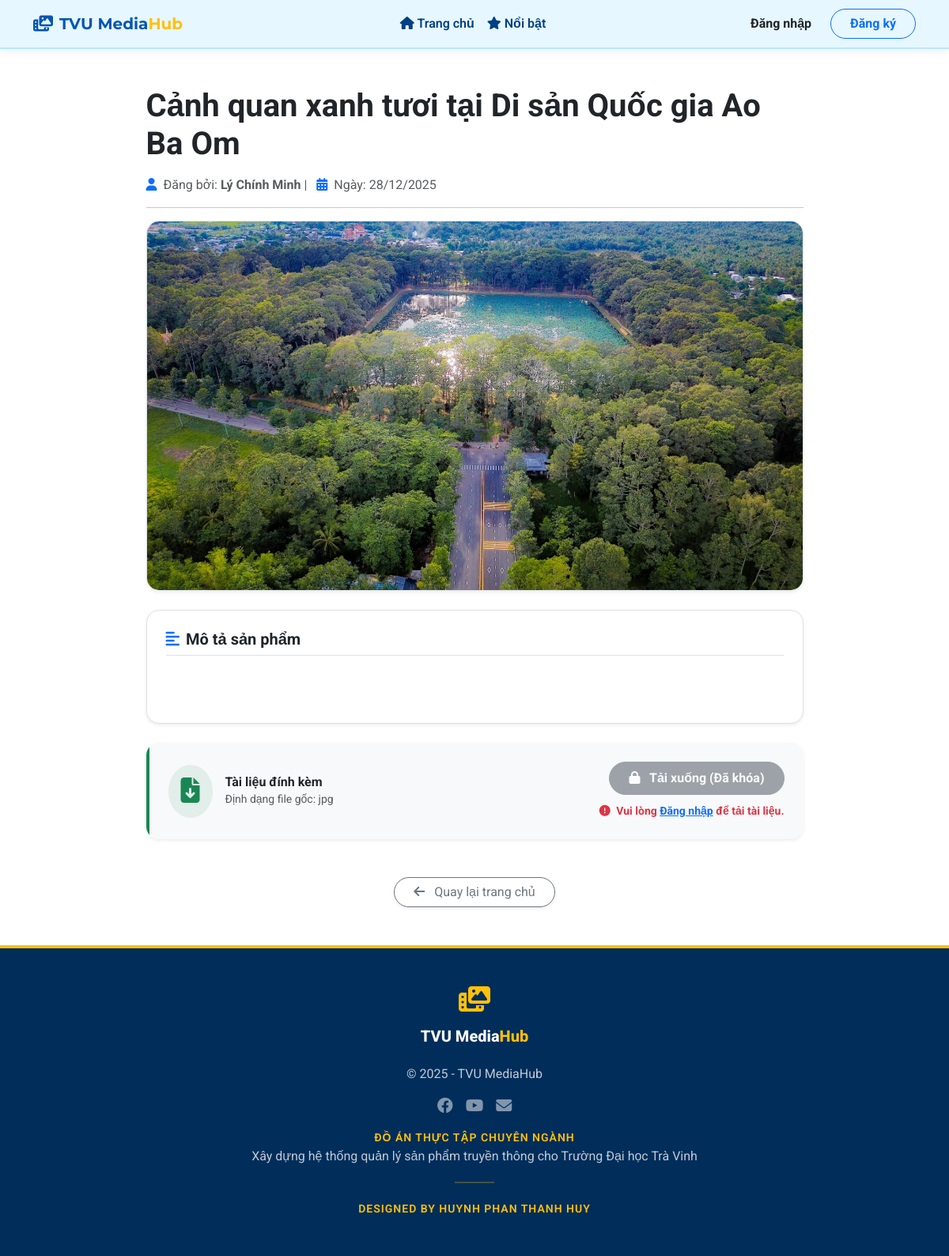
/detail.php?id=33, run on the app's committed database.
### tables this page shows
CREATE TABLE `products` (
  `prod_id` int(11) NOT NULL,
  `title` varchar(255) NOT NULL,
  `description` text DEFAULT NULL,
  `thumbnail` varchar(255) DEFAULT NULL,
  `drive_link` varchar(255) DEFAULT NULL,
  `youtube_link` varchar(255) DEFAULT NULL,
  `file_path` varchar(255) DEFAULT NULL,
  `status` enum('cho_duyet','da_duyet','tu_choi','cho_xoa') DEFAULT 'cho_duyet',
  `admin_note` text DEFAULT NULL,
  `views` int(11) DEFAULT 0,
  `cat_id` int(11) DEFAULT NULL,
  `camp_id` int(11) DEFAULT NULL,
  `user_id` int(11) DEFAULT NULL,
  `created_at` timestamp NOT NULL DEFAULT current_timestamp(),
  `is_featured` tinyint(1) DEFAULT 0
);

CREATE TABLE `users` (
  `user_id` int(11) NOT NULL,
  `username` varchar(50) NOT NULL,
  `full_name` varchar(255) DEFAULT NULL,
  `password` varchar(255) NOT NULL,
  `email` varchar(100) DEFAULT NULL,
  `phone` varchar(20) DEFAULT NULL,
  `address` varchar(255) DEFAULT NULL,
  `avatar` varchar(255) DEFAULT NULL,
  `role_id` int(11) DEFAULT NULL,
  `dept_id` int(11) DEFAULT NULL,
  `is_locked` tinyint(4) DEFAULT 0,
  `locked_until` datetime DEFAULT NULL,
  `reset_status` int(11) DEFAULT 0
);

### detail.php (the view, shortened to what this page needs)
<?php
include_once 'includes/header.php';
$id = isset($_GET['id']) ? intval($_GET['id']) : 0;
$sql = "SELECT p.*, u.full_name FROM products p
        JOIN users u ON p.user_id = u.user_id
        WHERE p.prod_id = $id AND p.status = 'da_duyet'";
$result = mysqli_query($conn, $sql);
$product = mysqli_fetch_assoc($result);
?>
<div class="container mt-5 mb-5">
    <div class="row justify-content-center">
        <div class="col-lg-9">
            <h1 class="fw-bold text-dark mb-3"><?php echo htmlspecialchars($product['title']); ?></h1>
            <p class="text-muted">
                <i class="fa-solid fa-user me-1 text-primary"></i> Đăng bởi: <b><?php echo htmlspecialchars($product['full_name']); ?></b> |
                <i class="fa-solid fa-calendar-days ms-2 me-1 text-primary"></i> Ngày: <?php echo date('d/m/Y', strtotime($product['created_at'])); ?>
            </p>
            <hr class="opacity-10">
            <div class="content-display mb-4">
                <?php if (!empty($product['youtube_link'])): ?>
                    <?php
                        preg_match('%(?:youtube(?:-nocookie)?\.com/(?:[^/]+/.+/|(?:v|e(?:mbed)?)/|.*[?&]v=)|youtu\.be/)([^"&?/ ]{11})%i', $product['youtube_link'], $match);
                        $youtube_id = $match[1] ?? '';
                    ?>
                    <?php if ($youtube_id): ?>
                    <div class="ratio ratio-16x9 shadow-sm rounded-4 overflow-hidden border">
                        <iframe src="https://www.youtube.com/embed/<?php echo $youtube_id; ?>" allowfullscreen></iframe>
                    </div>
                    <?php endif; ?>
                <?php elseif (!empty($product['thumbnail'])): ?>
                    <img src="uploads/products/<?php echo $product['thumbnail']; ?>" class="img-fluid rounded-4 shadow-sm w-100 border">
                <?php endif; ?>
            </div>
            <div class="bg-white p-4 rounded-4 shadow-sm mb-4 border">
                <h5 class="fw-bold border-bottom pb-2 mb-3"><i class="fa-solid fa-align-left text-primary me-2"></i>Mô tả sản phẩm</h5>
                <p style="white-space: pre-line; line-height: 1.8; color: #444;">
                </p>
            </div>
            <?php if (!empty($product['file_path'])): ?>
                <div class="card border-0 shadow-sm rounded-4 overflow-hidden mb-4">
                    <div class="card-body p-4 bg-light border-start border-4 border-success">
                        <div class="d-flex align-items-center justify-content-between flex-wrap gap-3">
                            <div class="d-flex align-items-center">
                                <div class="bg-success bg-opacity-10 p-3 rounded-circle me-3">
                                    <i class="fa-solid fa-file-arrow-down fa-2x text-success"></i>
                                </div>
                                <div>
                                    <h6 class="mb-0 fw-bold text-dark">Tài liệu đính kèm</h6>
                                    <small class="text-muted">Định dạng file gốc: <?php echo pathinfo($product['file_path'], PATHINFO_EXTENSION); ?></small>
                                </div>
                            </div>
                            <?php if (isset($_SESSION['user_id'])): ?>
                                <a href="uploads/files/<?php echo $product['file_path']; ?>"
                                   class="btn btn-success fw-bold px-4 py-2 rounded-pill shadow-sm" download>
                                    <i class="fa-solid fa-download me-2"></i> Tải xuống ngay
                                </a>
                            <?php else: ?>
                                <div class="text-end">
                                    <button class="btn btn-secondary fw-bold px-4 py-2 rounded-pill mb-2" disabled>
                                        <i class="fa-solid fa-lock me-2"></i> Tải xuống (Đã khóa)
                                    </button>
                                    <br>
                                    <small class="text-danger fw-bold">
                                        <i class="fa-solid fa-circle-exclamation me-1"></i>
                                        Vui lòng <a href="auth/login.php" class="text-primary text-decoration-underline">Đăng nhập</a> để tải tài liệu.
                                    </small>
                                </div>
                            <?php endif; ?>
                        </div>
                    </div>
                </div>
            <?php endif; ?>
            <div class="text-center mt-5">
                <a href="index.php" class="btn btn-outline-secondary rounded-pill px-4 shadow-sm">
                    <i class="fa-solid fa-arrow-left me-2"></i> Quay lại trang chủ
                </a>
            </div>
        </div>
    </div>
</div>
<?php include_once 'includes/footer.php'; ?>

### includes/header.php (style rules this page uses)
:root { --tvu-blue: #0056b3; --tvu-gold: #ffc107; --tvu-bg-light: #e6f7ff; }
body { font-family: 'Roboto', sans-serif; background-color: #ffffff; }

### detail.php (style rules this page uses)
.rounded-4 { border-radius: 1rem !important; }
.content-display img { transition: transform 0.3s ease; }

### data on the page
products: title "Cảnh quan xanh tươi tại Di sản Quốc gia Ao Ba Om", user.full_name "Lý Chính Minh", created_at "28/12/2025", thumbnail (picture), file_path "jpg"
